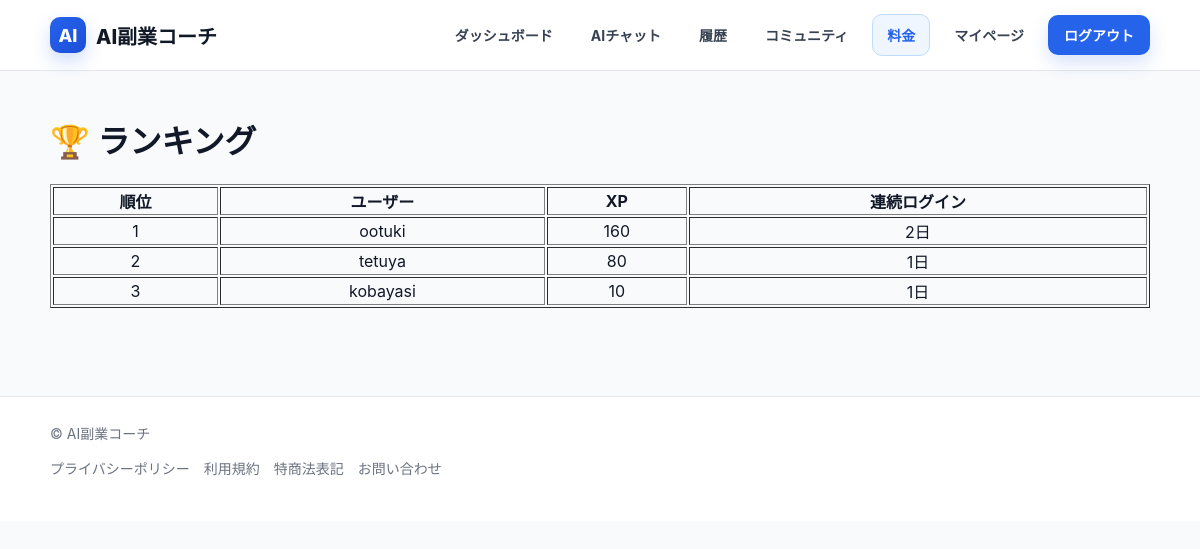
/ranking/ (signed in), run on an earlier commit of the app's database.
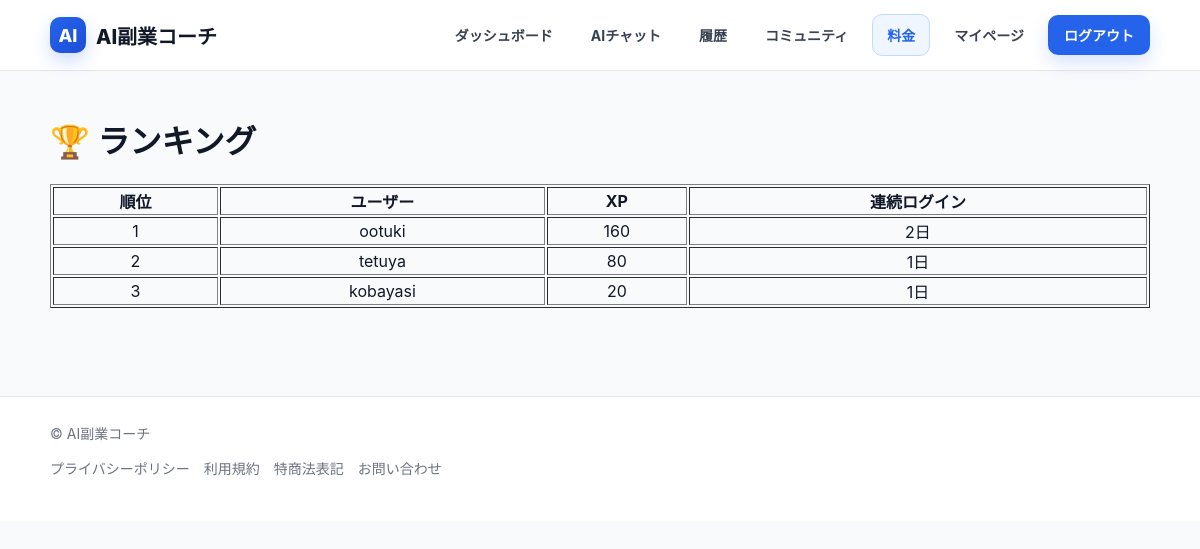
And on a later commit of the database.
### snippets/models.py (models this page shows, shortened)
class Profile(models.Model):
    user = models.OneToOneField(User, on_delete=models.CASCADE)
    sidejob_type = models.CharField(max_length=20, blank=True, default="seller")
    is_premium = models.BooleanField(default=False)
    xp = models.IntegerField(default=0)
    level = models.IntegerField(default=1)
    streak = models.IntegerField(default=0)
    last_login_date = models.DateField(null=True, blank=True)
    streak_freeze = models.BooleanField(default=False)
    ai_count = models.IntegerField(default=0)

### snippets/views/ranking_views.py (the view)
# urls.py: path("ranking/", ranking, name="ranking"),
@login_required
def ranking(request):
    users = Profile.objects.all().order_by("-xp", "-is_premium")[:50]
    all_users = Profile.objects.all().order_by("-xp")
    rank = list(all_users).index(request.user.profile) + 1
    return render(request, "snippets/ranking.html", {
        "users": users
    })

### snippets/templates/snippets/ranking.html
{% extends "snippets/base.html" %}
{% block content %}
<h1>🏆 ランキング</h1>
<table border="1" style="width:100%;text-align:center;">
    <tr>
        <th>順位</th>
        <th>ユーザー</th>
        <th>XP</th>
        <th>連続ログイン</th>
    </tr>
    {% for user in users %}
    <tr>
        <td>{{ forloop.counter }}</td>
        <td>{{ user.user.username }}</td>
        <td>{{ user.xp }}</td>
        <td>{{ user.streak }}日</td>
    </tr>
    {% endfor %}
</table>
{% endblock %}

What changed in the data, as far as the page shows it:
changed Profile "kobayasi": xp "10" → "20"
